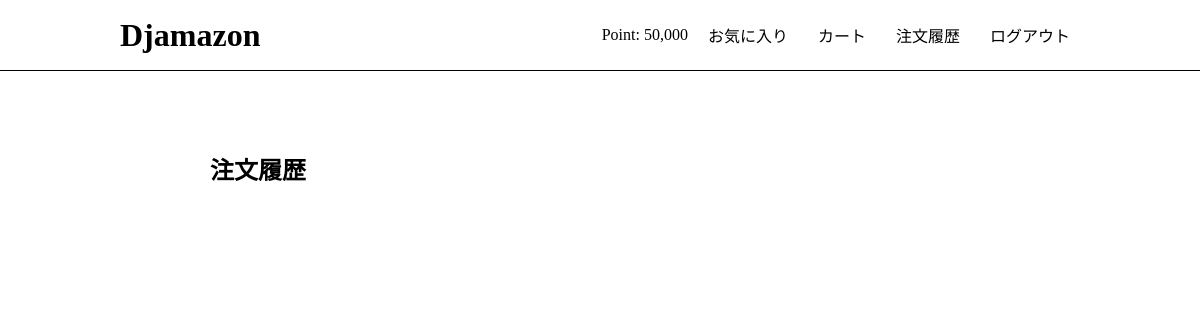
/order_history/ (signed in), run on an earlier commit of the app's database.
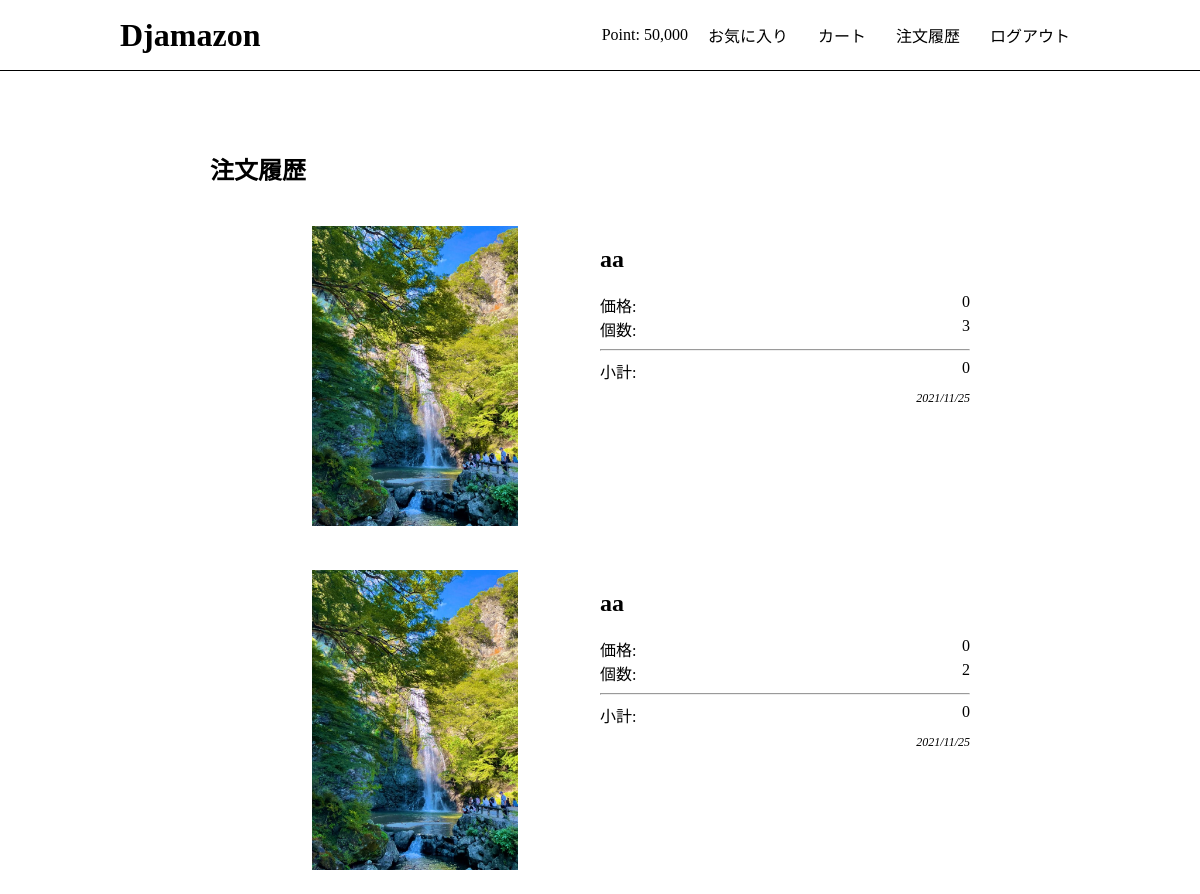
And on a later commit of the database.
### users/models.py (models this page shows)
class User(AbstractBaseUser, PermissionsMixin):
    initial_point = 50000
    email = models.EmailField("メールアドレス", unique=True)
    point = models.PositiveIntegerField(default=initial_point)
    fav_products = models.ManyToManyField(Product, blank=True)
    is_staff = models.BooleanField("is_staff", default=False)
    is_active = models.BooleanField("is_active", default=True)
    date_joined = models.DateTimeField("date_joined",default=timezone.now)
    objects = UserManager()
    USERNAME_FIELD = "email"
    EMAIL_FIELD = "email"
    REQUIRED_FIELDS = []
    class Meta:
        verbose_name = "user"
        verbose_name_plural = "users"

### app/models.py (models this page shows, shortened)
class Sale(models.Model):
    product = models.ForeignKey(Product, on_delete=models.PROTECT)
    user = models.ForeignKey('users.User', # 修正
                              on_delete=models.PROTECT)
    amount = models.PositiveIntegerField(default=0)
    price = models.PositiveIntegerField("商品単価")
    total_price = models.PositiveIntegerField("小計")
    created_at = models.DateTimeField(auto_now=True)

class Product(models.Model):
    name = models.CharField(max_length=100)
    description = models.TextField(blank=True)
    price = models.PositiveIntegerField(default=0)
    image = models.ImageField(upload_to='product')

### app/views.py (the view)
# urls.py: path('order_history/', views.order_history, name='order_history'),
@login_required
def order_history(request):
    user = request.user
    sales = Sale.objects.filter(user=user).order_by('-created_at')
    return render(request, 'app/order_history.html', {'sales': sales})

### app/templates/app/order_history.html
{% extends 'app/base.html' %}
{% load humanize %}
{% block content %}
<div class="order-history">
<h2>注文履歴</h2>
{% for sale in sales %}
  <div class="order-item">
    <div class="order-item-image">
     <a href="{% url 'app:detail' sale.product.id %}">
       <img src="{{ sale.product.image.url }}" class="product-img">
     </a>
    </div>
    <div class="order-item-info">
     <h2>{{ sale.product.name }}</h2>
     <div>価格:<span class="info-value">{{ sale.price | intcomma }}</span></div>
     <div>個数:<span class="info-value">{{ sale.amount | intcomma }}</span></div>
     <hr>
     <div>小計:<span class="info-value">{{ sale.total_price | intcomma }}</span></div>
     <span class="info-timestamp">{{ sale.created_at | date:"Y/m/d" }}</span>
    </div>
  </div>
{% endfor %}
</div>
{% endblock %}

### app/templates/app/base.html (shortened to what this page needs)
{% load static %}
{% load humanize %}
<!DOCTYPE html>
<html>
<head>
    <link rel="stylesheet" type="text/css" href="{% static 'css/style.css' %}">
</head>
<body>
    <header>
       <div class="container">
           <h1><a href="{% url 'app:index' %}">Djamazon</a></h1>
           <div class="header-menu">
               {% if request.user.is_authenticated %}
                  <span>Point: {{ user.point | intcomma }}</span>
                  <span><a href="{% url 'app:fav_products' %}">お気に入り</a></span>
                  <span><a href="{% url 'app:cart' %}">カート</a></span>
                  <span><a href="{% url 'app:order_history' %}">注文履歴</a></span>
                  <span><a href="{% url 'app:logout' %}">ログアウト</a></span>
               {% else %}
                  <span><a href="{% url 'app:login' %}">ログイン</a></span>
                  <span><a href="{% url 'app:signup' %}">新規登録</a></span>
               {% endif %}
           </div>
       </div>
    </header>
    <div class="container">
       {% block content %}{% endblock %}
    </div>
</body>
</html>

### static/css/style.css (style rules this page uses)
html, body { margin: 0; }
div { box-sizing: border-box; }
a { text-decoration: none; color: #000; }
.container { width: 80%; margin: auto; overflow: auto; }
header { border-bottom: solid 1px #000; height: 70px; }
header .container { display: flex; justify-content: space-between; }
body > .container { width: 65%; padding-top: 60px; }
header h1 { margin: 0; height: 100%; line-height: 70px; }
.header-menu { display: flex; align-items: center; }
.header-menu a { padding: 10px; margin-left: 10px; }
.product-img { width: 100%; max-width: 500px; height: 300px; object-fit: cover; border-radius: 4px; }
.product-img { object-fit: contain; }
.order-item { padding: 20px; display: flex; }
.order-item-image { flex: 1; }
.order-item-info { flex: 1; font-size: 16px; }
.order-item-info .info-value { float: right; }
.order-item-info .info-timestamp { float: right; font-size: 12px; font-style: italic; margin-top: 8px; }

What changed in the data, as far as the page shows it:
added Sale: product.image (picture), product.name "aa", price "0", amount "3", total_price "0", created_at "2021/11/25"
added Sale: product.image (picture), product.name "aa", price "0", amount "2", total_price "0", created_at "2021/11/25"
